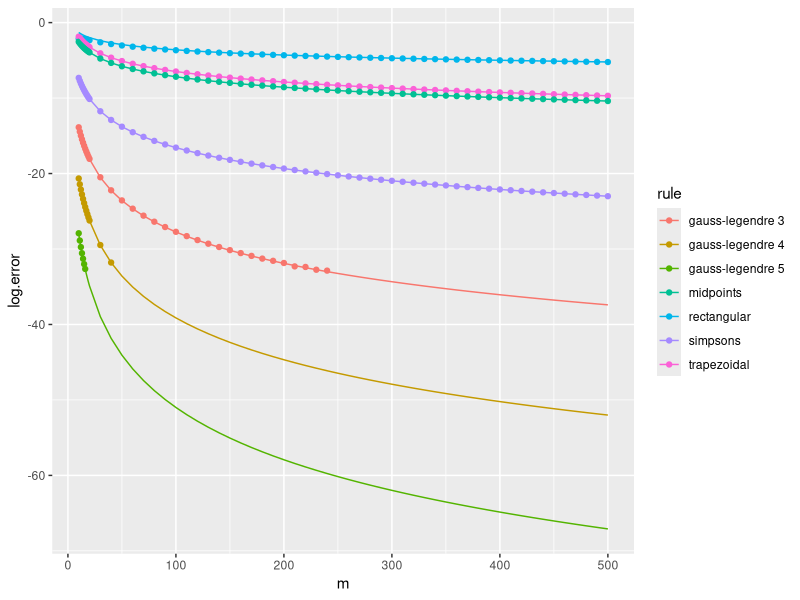
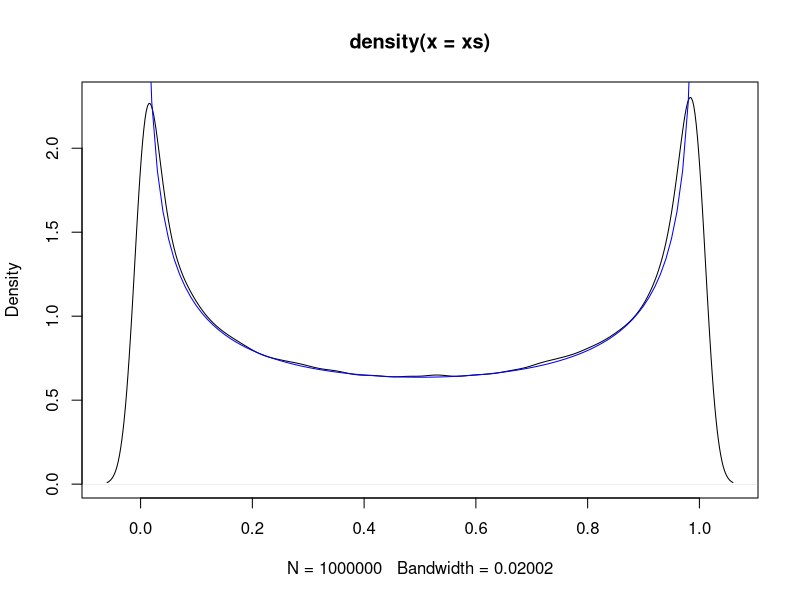
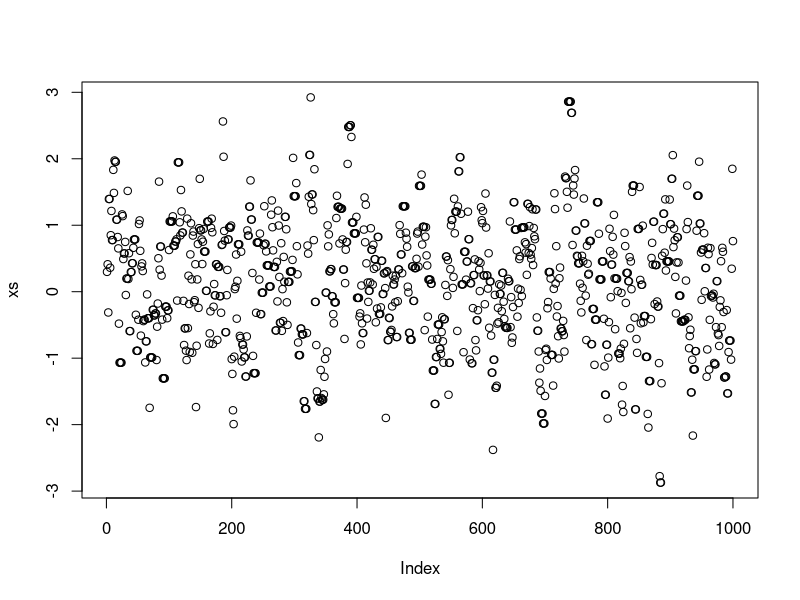
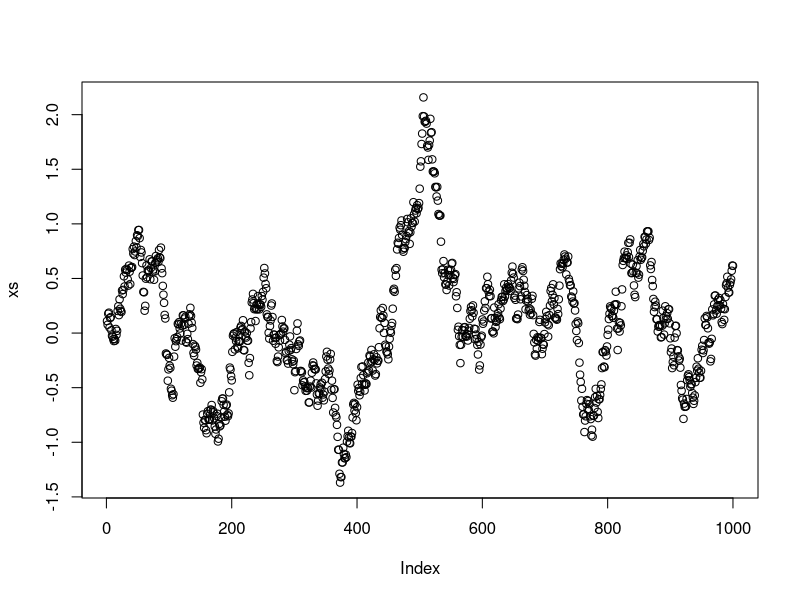
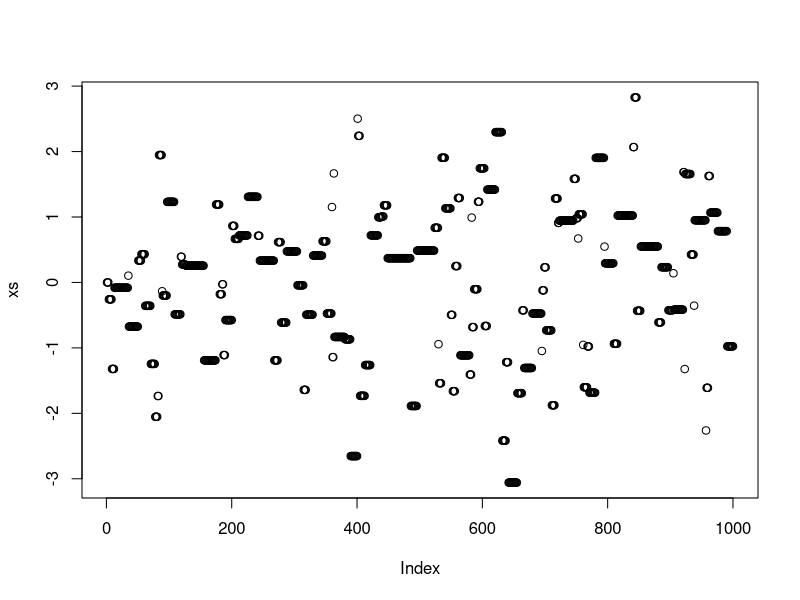

The R source for these figures, in order:
## ---- chunk 1
knitr::opts_chunk$set(echo = TRUE)
library(tidyverse)
## ---- chunk 2
# get the endpoints of the subintervals
get.subinterval.points <- function(a, b, nintervals) {
  return(seq(a, b, length.out=nintervals+1))
}

# returns which subinterval a point x is in
get.subinterval <- function(x, a, b, nintervals) {
  h <- (b-a)/nintervals
  return(min(max(1,ceiling((x-a)/h)),nintervals))
}

# get the k interpolation points in the interval
# this depends on the whether the scheme is open or closed
get.within.subinterval.points <- function(a, b, k, closed) {
  if (closed) {
    return(seq(a, b, length.out=k))
  } else {
    h <- (b-a)/(k+1)
    return(seq(a+h,b-h,h))
  }
}
## ---- chunk 3
change.domain <- function(f, a, b, c, d) {
  g <- function(y) {
    return((b-a)/(d-c)*f(a + (b-a)/(d-c)*(y-c)))
  }
  return(g)
}
## ---- chunk 4
newton.cotes <- function(f, a, b, k, closed) {
  if (k == 1) {
    if (closed) {
      return((b-a)*f(a))
    } else {
      return((b-a)*f((a+b)/2))
    }
  }
  if (k == 2 && closed) {
    return((b-a)/2*(f(a)+f(b)))
  }
  if (k == 3 && closed) {
    return((b-a)/6*(f(a)+4*f((a+b)/2)+f(b)))
  }
  stop("not implemented")
}
## ---- chunk 5
composite.rule <- function(f, a, b, subintervals, rule) {
  subinterval.points <- get.subinterval.points(a, b, subintervals)
  s <- 0
  for (i in 1:subintervals) {
    left <- subinterval.points[i]
    right <- subinterval.points[i+1]
    s <- s + rule(f, left, right)
  }
  return(s)
}

# composite Newton--Cotes
composite.nc <- function(f, a, b, subintervals, k, closed) {
  rule <- function(f, left, right) {
    newton.cotes(f, left, right, k, closed)
  }
  return(composite.rule(f, a, b, subintervals, rule))
}

ms <- c(10:19, seq(20, 500, 10))

composite.rectangular <- vapply(ms, function(m) composite.nc(sin, 0, 10, m, 1, TRUE), 0)

composite.midpoints <- vapply(ms, function(m) composite.nc(sin, 0, 10, m, 1, FALSE), 0)

composite.trapezoidal <- vapply(ms, function(m) composite.nc(sin, 0, 10, m, 2, TRUE), 0)

composite.simpsons <- vapply(ms, function(m) composite.nc(sin, 0, 10, m, 3, TRUE), 0)

val <- 1-cos(10) # integral of sin(x) for x=0..10
v1 <- -sin(10)/10 # integral of sin'(x)/10 for x=0..10
v2 <- val/10 # integral of sin(x)/10 for x=0..10

tr <- tibble(m=ms, rule="rectangular", log.error=log(composite.rectangular - val),
             theory=log(v1*1/2*10^2/ms))
tt <- tibble(m=ms, rule="trapezoidal", log.error=log(val - composite.trapezoidal),
             theory=log(v2*1/12*10^3/ms^2))
tm <- tibble(m=ms, rule="midpoints", log.error=log(composite.midpoints - val),
            theory=log(v2*1/24*10^3/ms^2))
ts <- tibble(m=ms, rule="simpsons", log.error=log(composite.simpsons - val),
            theory=log(v2*1/2880*10^5/ms^4))
tib <- bind_rows(tr, tt, tm, ts)
## ---- chunk 6
gauss.legendre.canonical <- function(f, k) {
  if (k == 1) {
    return(2*f(0))
  }
  if (k == 2) {
    return(f(-1/sqrt(3)) + f(1/sqrt(3)))
  }
  if (k == 3) {
    return(5/9*f(-sqrt(3/5)) + 8/9*f(0) + 5/9*f(sqrt(3/5)))
  }
  if (k == 4) {
    tmp <- 2/7*sqrt(6/5)
    xs <- rep(0, 4)
    xs[1] <- sqrt(3/7 - tmp)
    xs[2] <- -sqrt(3/7 - tmp)
    xs[3] <- sqrt(3/7 + tmp)
    xs[4] <- -sqrt(3/7 + tmp)
    ws <- rep(0, 4)
    ws[1] <- ws[2] <- (18+sqrt(30))/36
    ws[3] <- ws[4] <- (18-sqrt(30))/36
    return(sum(ws*vapply(xs, f, 0)))
  }
  if (k == 5) {
    tmp <- 2*sqrt(10/7)
    xs <- rep(0, 4)
    xs[1] <- 0
    xs[2] <- 1/3*sqrt(5 - tmp)
    xs[3] <- -1/3*sqrt(5 - tmp)
    xs[4] <- 1/3*sqrt(5 + tmp)
    xs[5] <- -1/3*sqrt(5 + tmp)
    ws <- rep(0, 5)
    ws[1] <- 128/225
    ws[2] <- ws[3] <- (322 + 13*sqrt(70))/900
    ws[4] <- ws[5] <- (322 - 13*sqrt(70))/900
    return(sum(ws*vapply(xs, f, 0)))
  }
  stop("not implemented")
}

gauss.legendre <- function(f, a, b, k) {
  g <- change.domain(f, a, b, -1, 1)  
  gauss.legendre.canonical(g, k)
}


composite.gauss.legendre <- function(f, a, b, subintervals, k) {
  rule <- function(f, left, right) {
    gauss.legendre(f, left, right, k)
  }
  return(composite.rule(f, a, b, subintervals, rule))
}

composite.gl.3 <- vapply(ms, function(m) composite.gauss.legendre(sin, 0, 10, m, 3), 0)
composite.gl.3[log(abs(composite.gl.3 - val)) < -33] <- NA

composite.gl.4 <- vapply(ms, function(m) composite.gauss.legendre(sin, 0, 10, m, 4), 0)
composite.gl.4[log(abs(composite.gl.4 - val)) < -33] <- NA

composite.gl.5 <- vapply(ms, function(m) composite.gauss.legendre(sin, 0, 10, m, 5), 0)
composite.gl.5[log(abs(composite.gl.5 - val)) < -33] <- NA

tg3 <- tibble(m=ms, rule="gauss-legendre 3", log.error=log(abs(composite.gl.3- val)),
            theory=log(0.18*factorial(3)^4/factorial(2*3)^3/(2*3+1)*10^7/ms^6))
tg4 <- tibble(m=ms, rule="gauss-legendre 4", log.error=log(abs(composite.gl.4- val)),
            theory=log(0.18*factorial(4)^4/factorial(2*4)^3/(2*4+1)*10^9/ms^8))
tg5 <- tibble(m=ms, rule="gauss-legendre 5", log.error=log(abs(composite.gl.5- val)),
            theory=log(0.18*factorial(5)^4/factorial(2*5)^3/(2*5+1)*10^11/ms^10))
tib <- bind_rows(tr, tt, tm, ts, tg3, tg4, tg5)
ggplot(tib, aes(x=m, colour=rule)) + geom_point(aes(y=log.error), na.rm=TRUE) + geom_line(aes(y=theory))
## ---- chunk 7
rejection.sample <- function(pi, mu, M) {
  while (TRUE) {
    x <- mu$sample()
    y <- runif(1) < pi(x)/mu$density(x)/M
    if (y) {
      return(x)
    }
  }
}
## ---- chunk 8
# Proposal must be a function that returns a random deviate some distibution i.e. rnorm, rbinom
make_proposal <- function(proposal, ...) {
  Q <- function() proposal(1, ...)
}

# Note: this simple implementation assumes symmetric proposal
MH_chain <- function(pi, Q, init, n) {
  x <- init
  xs <- rep(0, n)
  for (i in 1:n) {
    z <- x + Q()
    p <- min(1, pi(z)/pi(x))
    x <- sample(c(x, z), size = 1, prob = c(1-p, p))
    xs[i] <- x
  }
  return(xs)
}
## ---- chunk 9
Q <- make_proposal(rnorm,mean = 0, sd = 1)
pi <- function(x) dbeta(x, shape1 = 0.5, shape2 = 0.5)
xs <- MH_chain(pi, Q, 0.5, 1000000)
plot(density(xs))
vs <- seq(0, 1, 0.01)
lines(vs, dbeta(vs, 0.5, 0.5), col = "blue")
## ---- chunk 10
Q <- make_proposal(rnorm, sd = 1)
xs <- MH_chain(dnorm, Q, 0, 1000)
plot(xs)
## ---- chunk 11
Q <- make_proposal(rnorm, sd = 0.1)
xs <- MH_chain(dnorm, Q, 0, 1000)
plot(xs)
## ---- chunk 12
Q <- make_proposal(rnorm, sd = 10)
xs <- MH_chain(dnorm, Q, 0, 1000)
plot(xs)
